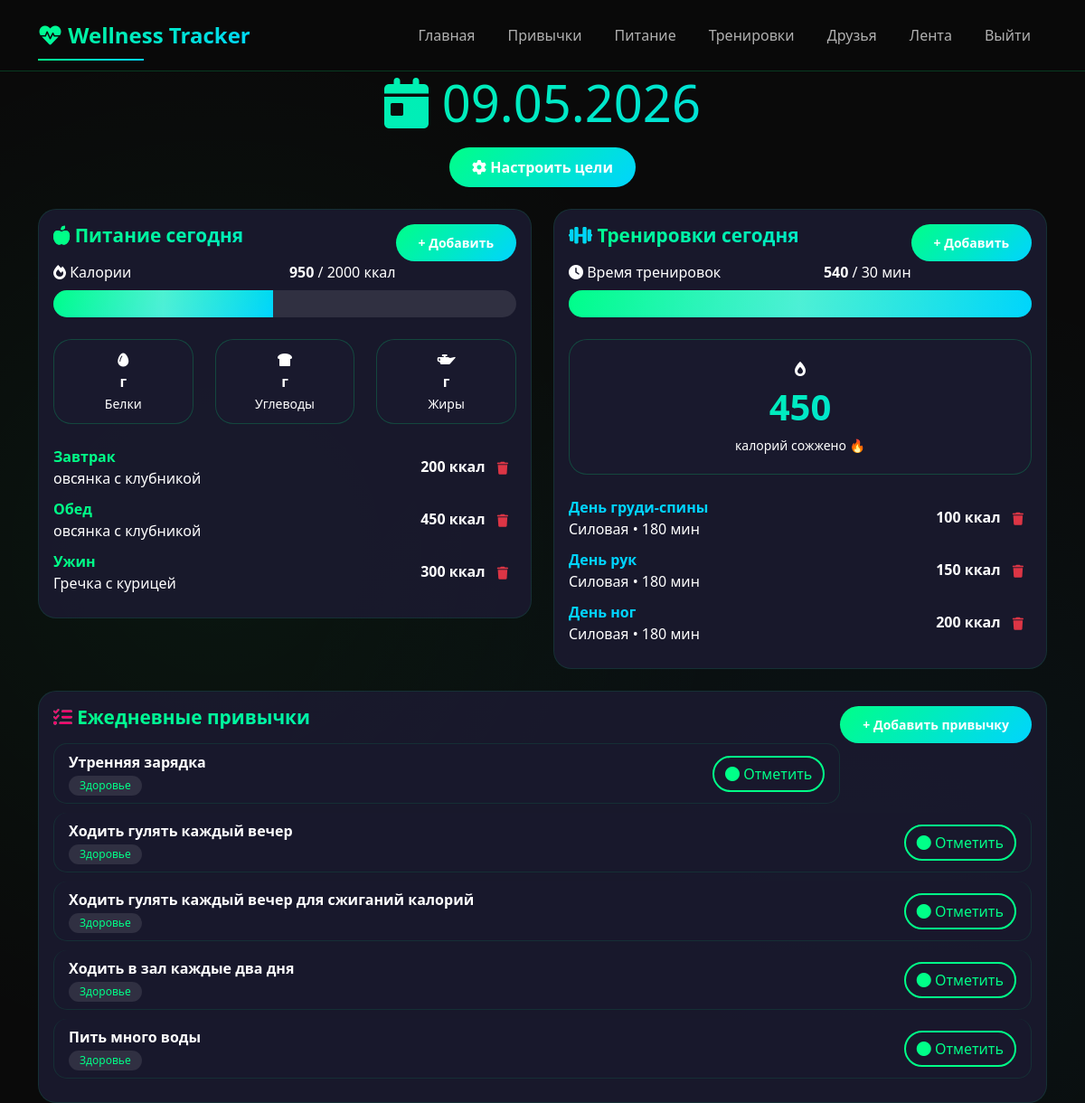
The page / (signed in) on the database its author committed.
### app.py (models this page shows)
class DailyGoal(db.Model):
    __tablename__ = 'daily_goals'
    id = db.Column(db.Integer, primary_key=True)
    user_id = db.Column(db.Integer, db.ForeignKey('users.id'), nullable=False)
    date = db.Column(db.Date, nullable=False, default=datetime.now().date)
    calorie_goal = db.Column(db.Integer, default=2000)
    workout_goal = db.Column(db.Integer, default=30)

class Meal(db.Model):
    __tablename__ = 'meals'
    id = db.Column(db.Integer, primary_key=True)
    user_id = db.Column(db.Integer, db.ForeignKey('users.id'), nullable=False)
    meal_type = db.Column(db.String(50))
    food_name = db.Column(db.String(200))
    calories = db.Column(db.Integer)
    date = db.Column(db.Date, nullable=False, default=datetime.now().date)

class Workout(db.Model):
    __tablename__ = 'workouts'
    id = db.Column(db.Integer, primary_key=True)
    user_id = db.Column(db.Integer, db.ForeignKey('users.id'), nullable=False)
    exercise_name = db.Column(db.String(100))
    category = db.Column(db.String(50))
    duration = db.Column(db.Integer)
    calories_burned = db.Column(db.Integer)
    date = db.Column(db.Date, nullable=False, default=datetime.now().date)

class Habit(db.Model):
    __tablename__ = 'habits'
    id = db.Column(db.Integer, primary_key=True)
    user_id = db.Column(db.Integer, db.ForeignKey('users.id'), nullable=False)
    name = db.Column(db.String(100), nullable=False)
    description = db.Column(db.Text)
    category = db.Column(db.String(50), default='Другое')
    created_at = db.Column(db.DateTime, default=datetime.now)

### app.py (the view)
@app.route('/')
@login_required
def index():
    user = get_user()
    if not user:
        flash('Пожалуйста, войдите в систему', 'warning')
        return redirect(url_for('login'))
    today = datetime.now().date()
    habits = Habit.query.filter_by(user_id=user.id).all()
    habits_with_status = []
    for habit in habits:
        log = HabitLog.query.filter_by(habit_id=habit.id, date=today).first()
        habits_with_status.append({'habit': habit, 'completed': log is not None})
    meals = Meal.query.filter_by(user_id=user.id, date=today).all()
    total_calories = sum(m.calories or 0 for m in meals)
    workouts = Workout.query.filter_by(user_id=user.id, date=today).all()
    total_workout_time = sum(w.duration or 0 for w in workouts)
    total_calories_burned = sum(w.calories_burned or 0 for w in workouts)
    goal = DailyGoal.query.filter_by(user_id=user.id, date=today).first()
    if not goal:
        goal = DailyGoal(user_id=user.id, date=today)
        db.session.add(goal)
        db.session.commit()
    return render_template('index.html',
                         habits=habits_with_status, today=today,
                         meals=meals, total_calories=total_calories,
                         workouts=workouts, total_workout_time=total_workout_time,
                         total_calories_burned=total_calories_burned, goal=goal, user=user)

### app.py (called while the page is built)
def get_user():
    from flask import session
    user_id = session.get('user_id')
    if user_id:
        return User.query.get(user_id)
    return None

def get_current_user():
    from flask import session
    user_id = session.get('user_id')
    if user_id:
        return User.query.get(user_id)
    return None

def login_required(f):
    from functools import wraps
    @wraps(f)
    def decorated_function(*args, **kwargs):
        if not get_current_user():
            flash('Пожалуйста, войдите в систему', 'warning')
            return redirect(url_for('login'))
        return f(*args, **kwargs)
    return decorated_function

### templates/index.html (shortened to what this page needs)
{% extends "base.html" %}
{% block content %}
<div class="fade-in">
    <div class="row mb-4">
        <div class="col-12 text-center">
            <h1 class="display-4" style="background: linear-gradient(135deg, #00ff88, #00d4ff); -webkit-background-clip: text; background-clip: text; color: transparent;">
                <i class="fas fa-calendar-day"></i> {{ today.strftime('%d.%m.%Y') }}
            </h1>
            <button class="btn btn-primary mt-2" data-bs-toggle="modal" data-bs-target="#goalModal">
                <i class="fas fa-cog"></i> Настроить цели
            </button>
        </div>
    </div>
    <div class="row">
        <div class="col-md-6">
            <div class="card fade-in" style="animation-delay: 0.1s;">
                <div class="card-body">
                    <h5 class="card-title">
                        <i class="fas fa-apple-alt" style="color: #00ff88;"></i> Питание сегодня
                        <a href="/add_meal" class="btn btn-sm btn-primary float-end">+ Добавить</a>
                    </h5>
                    <div class="mb-4">
                        <div class="d-flex justify-content-between mb-2">
                            <span><i class="fas fa-fire"></i> Калории</span>
                            <span><strong>{{ total_calories }}</strong> / {{ goal.calorie_goal }} ккал</span>
                        </div>
                        <div class="progress">
                            <div class="progress-bar" style="width: {{ (total_calories / goal.calorie_goal * 100) }}%"></div>
                        </div>
                    </div>
                    <div class="row text-center mb-4">
                        <div class="col-4">
                            <div class="stat-card" style="padding: 10px;">
                                <i class="fas fa-egg"></i>
                                <div><strong>{{ total_protein }}г</strong></div>
                                <small>Белки</small>
                            </div>
                        </div>
                        <div class="col-4">
                            <div class="stat-card" style="padding: 10px;">
                                <i class="fas fa-bread-slice"></i>
                                <div><strong>{{ total_carbs }}г</strong></div>
                                <small>Углеводы</small>
                            </div>
                        </div>
                        <div class="col-4">
                            <div class="stat-card" style="padding: 10px;">
                                <i class="fas fa-oil-can"></i>
                                <div><strong>{{ total_fats }}г</strong></div>
                                <small>Жиры</small>
                            </div>
                        </div>
                    </div>
                    {% if meals %}
                        {% for meal in meals %}
                            <div class="meal-item" style="margin-bottom: 10px;">
                                <div class="d-flex justify-content-between align-items-center">
                                    <div>
                                        <strong style="color: #00ff88;">{{ meal.meal_type }}</strong>
                                        <div>{{ meal.food_name }}</div>
                                    </div>
                                    <div class="text-end">
                                        <strong>{{ meal.calories }} ккал</strong>
                                        <form method="POST" action="/delete_meal/{{ meal.id }}" style="display: inline;">
                                            <button type="submit" class="btn btn-sm btn-link text-danger" onclick="return confirm('Удалить?')">
                                                <i class="fas fa-trash"></i>
                                            </button>
                                        </form>
                                    </div>
                                </div>
                            </div>
                        {% endfor %}
                    {% else %}
                        <p class="text-secondary text-center py-4">
                            <i class="fas fa-utensils fa-2x mb-2 d-block"></i>
                            Нет записей о питании
                        </p>
                    {% endif %}
                </div>
            </div>
        </div>
        <div class="col-md-6">
            <div class="card fade-in" style="animation-delay: 0.2s;">
                <div class="card-body">
                    <h5 class="card-title">
                        <i class="fas fa-dumbbell" style="color: #00d4ff;"></i> Тренировки сегодня
                        <a href="/add_workout" class="btn btn-sm btn-primary float-end">+ Добавить</a>
                    </h5>
                    <div class="mb-4">
                        <div class="d-flex justify-content-between mb-2">
                            <span><i class="fas fa-clock"></i> Время тренировок</span>
                            <span><strong>{{ total_workout_time }}</strong> / {{ goal.workout_goal }} мин</span>
                        </div>
                        <div class="progress">
                            <div class="progress-bar bg-info" style="width: {{ (total_workout_time / goal.workout_goal * 100) }}%"></div>
                        </div>
                    </div>
                    <div class="text-center mb-4">
                        <div class="stat-card">
                            <i class="fas fa-burn"></i>
                            <div class="stat-number">{{ total_calories_burned }}</div>
                            <small>калорий сожжено 🔥</small>
                        </div>
                    </div>
                    {% if workouts %}
                        {% for workout in workouts %}
                            <div class="workout-item" style="margin-bottom: 10px;">
                                <div class="d-flex justify-content-between align-items-center">
                                    <div>
                                        <strong style="color: #00d4ff;">{{ workout.exercise_name }}</strong>
                                        <div>{{ workout.category }} • {{ workout.duration }} мин</div>
                                    </div>
                                    <div class="text-end">
                                        <strong>{{ workout.calories_burned }} ккал</strong>
                                        <form method="POST" action="/delete_workout/{{ workout.id }}" style="display: inline;">
                                            <button type="submit" class="btn btn-sm btn-link text-danger" onclick="return confirm('Удалить?')">
                                                <i class="fas fa-trash"></i>
                                            </button>
                                        </form>
                                    </div>
                                </div>
                            </div>
                        {% endfor %}
                    {% else %}
                        <p class="text-secondary text-center py-4">
                            <i class="fas fa-person-walking fa-2x mb-2 d-block"></i>
                            Нет записей о тренировках
                        </p>
                    {% endif %}
                </div>
            </div>
        </div>
    </div>
    <div class="row mt-4">
        <div class="col-12">
            <div class="card fade-in" style="animation-delay: 0.3s;">
                <div class="card-body">
                    <h5 class="card-title">
                        <i class="fas fa-tasks" style="color: #ff006e;"></i> Ежедневные привычки
                        <a href="/add_habit" class="btn btn-sm btn-primary float-end">+ Добавить привычку</a>
                    </h5>
                    {% if habits %}
                        {% for item in habits %}
                            <div class="list-group-item d-flex justify-content-between align-items-center">
                                <div>
                                    <strong>{{ item.habit.name }}</strong>
                                    <br><span class="badge bg-secondary">{{ item.habit.category }}</span>
                                </div>
                                <button class="btn toggle-habit {% if item.completed %}btn-success{% else %}btn-outline-primary{% endif %}"
                                        data-habit-id="{{ item.habit.id }}">
                                    <i class="fas {% if item.completed %}fa-check-circle{% else %}fa-circle{% endif %}"></i>
                                    {% if item.completed %}Выполнено{% else %}Отметить{% endif %}
                                </button>
                            </div>
                        {% endfor %}
                    {% else %}
                        <p class="text-secondary text-center py-4">
                            <i class="fas fa-smile fa-2x mb-2 d-block"></i>
                            Нет привычек. Добавьте первую!
                        </p>
                    {% endif %}
                </div>
            </div>
        </div>
    </div>
</div>
{% endblock %}

### static/style.css (style rules this page uses)
:root { --bg-primary: #0a0a0a; --bg-secondary: #1a1a2e; --bg-card: rgba(26, 26, 46, 0.95); --neon-green: #00ff88; --neon-blue: #00d4ff; --neon-purple: #9d4edd; --neon-pink: #ff006e; --text-primary: #ffffff; --text-secondary: #b0b0b0; --gradient-1: linear-gradient(135deg, #00ff88 0%, #00d4ff 100%); --gradient-2: linear-gradient(135deg, #9d4edd 0%, #ff006e 100%); --gradient-3: linear-gradient(135deg, #ff006e 0%, #ff8c00 100%); }
* { margin: 0; padding: 0; box-sizing: border-box; }
body { background: var(--bg-primary); background-image: radial-gradient(circle at 20% 50%, rgba(0, 255, 136, 0.05) 0%, transparent 50%), radial-gradient(circle at 80% 80%, rgba(0, 212, 255, 0.05) 0%, transparent 50%); font-family: 'Segoe UI', 'Poppins', system-ui, -apple-system, sans-serif; color: var(--text-primary); min-height: 100vh; }
.card { background: var(--bg-card); backdrop-filter: blur(10px); border: 1px solid rgba(0, 255, 136, 0.1); border-radius: 20px; transition: all 0.4s cubic-bezier(0.175, 0.885, 0.32, 1.275); overflow: hidden; position: relative; }
.card::before { content: ''; position: absolute; top: 0; left: -100%; width: 100%; height: 100%; background: linear-gradient(90deg, transparent, rgba(0, 255, 136, 0.1), transparent); transition: left 0.5s ease; }
.card-title { font-size: 1.3rem; font-weight: 600; margin-bottom: 1rem; background: var(--gradient-1); -webkit-background-clip: text; background-clip: text; color: transparent; }
.btn-primary { background: var(--gradient-1); border: none; border-radius: 50px; padding: 10px 25px; font-weight: 600; transition: all 0.3s ease; position: relative; overflow: hidden; }
.btn-primary::before { content: ''; position: absolute; top: 50%; left: 50%; width: 0; height: 0; border-radius: 50%; background: rgba(255, 255, 255, 0.3); transform: translate(-50%, -50%); transition: width 0.6s, height 0.6s; }
.btn-outline-primary { background: transparent; border: 2px solid var(--neon-green); color: var(--neon-green); border-radius: 50px; transition: all 0.3s ease; }
.progress { background: rgba(255, 255, 255, 0.1); border-radius: 50px; height: 30px; overflow: hidden; position: relative; }
.progress-bar { background: var(--gradient-1); position: relative; overflow: hidden; transition: width 1s ease; }
.progress-bar::after { content: ''; position: absolute; top: 0; left: 0; right: 0; bottom: 0; background: linear-gradient(90deg, transparent, rgba(255, 255, 255, 0.3), transparent); animation: shimmer 2s infinite; }
.stat-card { background: var(--bg-card); backdrop-filter: blur(10px); border: 1px solid rgba(0, 255, 136, 0.2); border-radius: 20px; padding: 20px; text-align: center; transition: all 0.3s ease; position: relative; overflow: hidden; }
.stat-card::before { content: ''; position: absolute; top: -50%; left: -50%; width: 200%; height: 200%; background: radial-gradient(circle, rgba(0, 255, 136, 0.1), transparent); opacity: 0; transition: opacity 0.3s ease; }
.stat-number { font-size: 2.5rem; font-weight: bold; background: var(--gradient-1); -webkit-background-clip: text; background-clip: text; color: transparent; animation: pulse 2s infinite; }
.list-group-item { background: rgba(26, 26, 46, 0.6); border: 1px solid rgba(0, 255, 136, 0.1); border-radius: 15px !important; margin-bottom: 10px; transition: all 0.3s ease; color: var(--text-primary); }
.badge { padding: 5px 12px; border-radius: 50px; font-weight: 500; }
.bg-secondary { background: rgba(255, 255, 255, 0.1) !important; color: var(--neon-green); }
.bg-info { background: var(--gradient-1) !important; color: var(--bg-primary); }
.fade-in { animation: fadeInUp 0.6s ease forwards; }

### rows shown on the page
DailyGoal: calorie_goal "2000", workout_goal "30"
Meal: meal_type "Завтрак", food_name "овсянка с клубникой", calories "200"
Meal: meal_type "Обед", food_name "овсянка с клубникой", calories "450"
Meal: meal_type "Ужин", food_name "Гречка с курицей", calories "300"
Workout: exercise_name "День груди-спины", category "Силовая", duration "180", calories_burned "100"
Workout: exercise_name "День рук", category "Силовая", duration "180", calories_burned "150"
Workout: exercise_name "День ног", category "Силовая", duration "180", calories_burned "200"
Habit: habit.name "Утренняя зарядка", habit.category "Здоровье"
Habit: habit.name "Ходить гулять каждый вечер", habit.category "Здоровье"
Habit: habit.name "Ходить гулять каждый вечер для сжиганий калорий", habit.category "Здоровье"
Habit: habit.name "Ходить в зал каждые два дня", habit.category "Здоровье"
Habit: habit.name "Пить много воды", habit.category "Здоровье"

### other values the page prints
{{ total_calories }} "950"
{{ total_workout_time }} "540"
